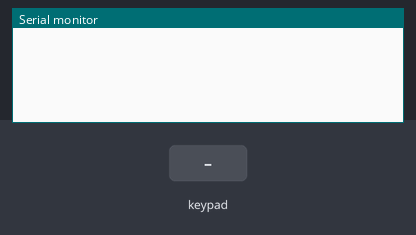
Simulated run of this sketch. Board: Arduino Mega 2560, built with avr-gcc and run on an emulated ATmega2560. Shown: the last lines printed to the serial monitor. The test bench sets the inputs (shaded band).

Above: at 1.2 s.
1.3 s: key '7' pressed
At 2.3 s:
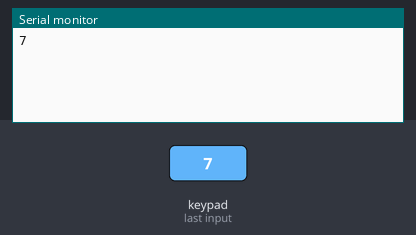
2.8 s: keypad keys 2 2 2 3 2 4 2 5 * pressed 0.4 s apart
At 7.0 s:
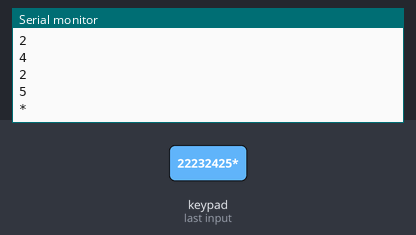
7.9 s: key '/' pressed
At 8.6 s:
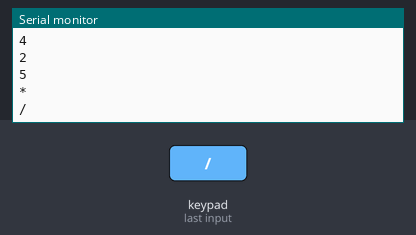
9.4 s: keypad keys 2 2 2 3 2 4 2 5 = pressed 0.4 s apart
At 13.4 s:
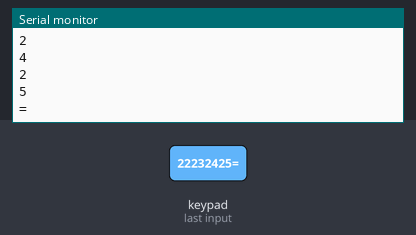
14.5 s: key 'o' pressed
At 16.0 s:
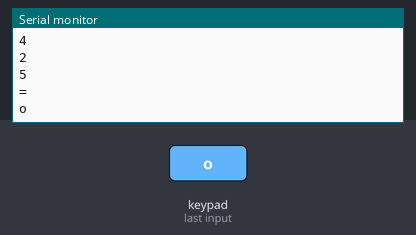
Timing chart, 0 to 17.0 s (numbered marks = the images above; inputs shaded):
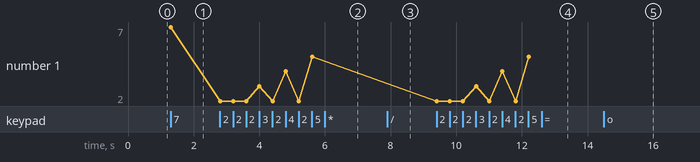

The sketch:

sketch_oct16a.ino
```cpp
#include <Keypad.h>

const byte ROWS = 4; //four rows
const byte COLS = 4; //three columns
char keys[ROWS][COLS] = {
  {'7','8','9', '/'},
  {'4','5','6', '*'},
  {'1','2','3', '-'},
  {'o','0','=', '+'}
};
byte rowPins[ROWS] = {22, 23, 24, 25}; //connect to the row pinouts of the keypad
byte colPins[COLS] = {26, 27, 28, 29}; //connect to the column pinouts of the keypad

//const byte ledPins[9] = {A0, A1, A2, A3, A4, A5, A6, A7, A8};

Keypad keypad = Keypad( makeKeymap(keys), rowPins, colPins, ROWS, COLS );

void setup(){
  Serial.begin(9600);

//  for (byte i = 0; i < 9; i++)
//    pinMode(ledPins[i], OUTPUT);
}

void loop(){
  char key = keypad.getKey();

  if (key){
    Serial.println(key);

//    digitalWrite(ledPins[key - '0' - 1], HIGH);
  }
};
```

Measured:
- after the input at 1.3 s, the serial monitor: prints a new line at once (image 1)
- after the input at 2.8 s, the serial monitor: prints a new line at once (image 2)
- after the input at 7.9 s, the serial monitor: prints a new line at once (image 3)
- after the input at 9.4 s, the serial monitor: prints a new line at once (image 4)
- after the input at 14.5 s, the serial monitor: prints a new line at once (image 5)
- plotted number 1: 7 → 5 after the input at 2.8 s
